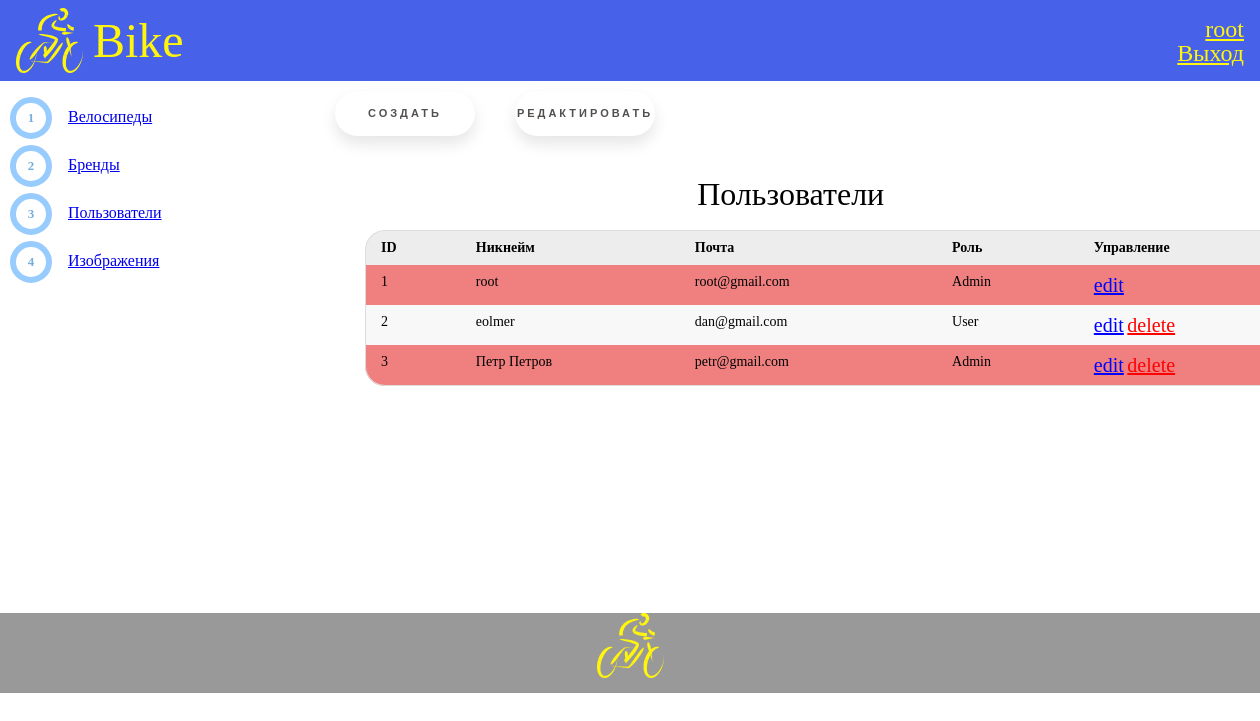
Page /admin/users/index.php (signed in) on the committed database.
### tables this page shows
CREATE TABLE `users` (
  `USER_ID` int(11) NOT NULL COMMENT 'ID пользователя',
  `admin` int(11) NOT NULL COMMENT '1 - пользователь админ\r\n0 - обычный пользователь',
  `username` varchar(255) NOT NULL COMMENT 'Никнейм',
  `email` varchar(255) NOT NULL COMMENT 'Почта',
  `password` text NOT NULL COMMENT 'Пароль'
);

### app/database/db.php (called while the page is built, shortened)
<?php
require_once('connect.php');
function test($value){
    print_r($value);
}
function dbCheckError($querry){
    $errorInfo = $querry->errorInfo();
    return true;
}
function getData($sql){
    global $pdo;
    $querry = $pdo->prepare($sql);
    $querry->execute();
    return $querry->fetchall();
}
function selectAll($table, $params = []){
    $sql = "SELECT * FROM $table";
    return getData($sql);
}
?>

### app/controllers/users_admin.php (called while the page is built, shortened)
<?php
$all_users = selectAll('users');
?>

### admin/users/index.php (the view, shortened to what this page needs)
<?php
    include("../../app/database/db.php");
    include("../../app/include/header_admin.php");
    include("../../app/controllers/users_admin.php");
?>
<div class="conteiner">
    <div class="content-Admin">
        <?php include "../../app/include/sidebar-admin.php"; ?>
        <div class="posts">
            <div class="button-row">
                <a href="<?php echo BASE_URL . "admin/users/create.php";?>" class="floating-button">Создать</a>
                <a href="<?php echo BASE_URL . "admin/users/index.php";?>" class="floating-button">Редактировать</a>
            </div>
            <div class="row title-table">
                <h2>Пользователи</h2>
                <table class="table">
                    <thead>
                        <tr>
                            <th>ID</th>
                            <th>Никнейм</th>
                            <th>Почта</th>
                            <th>Роль</th>
                            <th>Управление</th>
                        </tr>
                    </thead>
                    <tbody>
                        <?php foreach ($all_users as $key => $user): ?>
                            <?php if($user['admin']): ?>
                            <tr style="background: #F08080" >
                            <?php else: ?>
                            <tr>
                            <?php endif; ?>
                                <td><?=$key + 1; ?></td>
                                <td><?=$user['username']; ?></td>
                                <td><?=$user['email']; ?></td>
                                <td>
                                    <?php if ($user['admin'] == 1): ?>
                                        Admin
                                    <?php else: ?>
                                        User
                                    <?php endif; ?>
                                </td>
                                <td>
                                    <a style="color:blue; font-size:20px" href="<?php echo BASE_URL . "admin/users/edit.php?id=" . $user['USER_ID'];?>">edit</a>
                                    <?php if ($_SESSION['id'] != $user['USER_ID']): ?>
                                        <a style="color:red; font-size:20px" href="<?php echo BASE_URL . "admin/users/index.php?delete_id=" . $user['USER_ID'];?>">delete</a>
                                    <?php endif; ?>
                                </td>
                            </tr>
                        <?php endforeach; ?>
                    </tbody>
                </table>
            </div>
        </div>
    </div>
</div>
<?php include("../../app/include/footer_admin.php"); ?>

### static/css/admin.css (style rules this page uses)
.conteiner { max-width: 1320px; margin: 0 auto; width: 100%; width: 100%; margin-right: auto; margin-left: auto; min-height: 100%; }
.content-Admin { display: flex; flex-wrap: wrap; }
.posts { flex: 0 0 auto; width: 75%; max-width: 100%; }
.posts h2 { text-align: center; margin: 2rem 0 0 0.4rem; font-size: 200%; }
.button-row { display: flex; flex-wrap: wrap; }
body { background: url(https://html5book.ru/wp-content/uploads/2015/07/background39.png); height: 100%; }
.floating-button { text-decoration: none; display: inline-block; width: 140px; height: 45px; line-height: 45px; border-radius: 45px; margin: 10px 20px; font-family: 'Montserrat', sans-serif; font-size: 11px; text-transform: uppercase; text-align: center; letter-spacing: 3px; font-weight: 600; color: #524f4e; background: white; box-shadow: 0 8px 15px rgba(0, 0, 0, .1); transition: .3s; }
.table { width: 100%; border: none; margin-bottom: 20px; border-collapse: separate; margin-top: 20px; margin-left: 50px; }
.table thead th { font-weight: bold; text-align: left; border: none; padding: 10px 15px; background: #EDEDED; font-size: 14px; border-top: 1px solid #ddd; }
.table tr th:first-child, .table tr td:first-child { border-left: 1px solid #ddd; }
.table tr th:last-child, .table tr td:last-child { border-right: 1px solid #ddd; }
.table thead tr th:first-child { border-radius: 20px 0 0 0; }
.table thead tr th:last-child { border-radius: 0 20px 0 0; }
.table tbody td { text-align: left; border: none; padding: 10px 15px; font-size: 14px; vertical-align: top; }
.table tbody tr:nth-child(even) { background: #F8F8F8; }
.table tbody tr:last-child td { border-bottom: 1px solid #ddd; }
.table tbody tr:last-child td:first-child { border-radius: 0 0 0 20px; }
.table tbody tr:last-child td:last-child { border-radius: 0 0 20px 0; }

### rows in the picture
users: username "root", email "root@gmail.com", admin "Admin"
users: username "eolmer", email "dan@gmail.com", admin "User"
users: username "Петр Петров", email "petr@gmail.com", admin "Admin"

### other values in the picture
$_SESSION['username'] "root"
